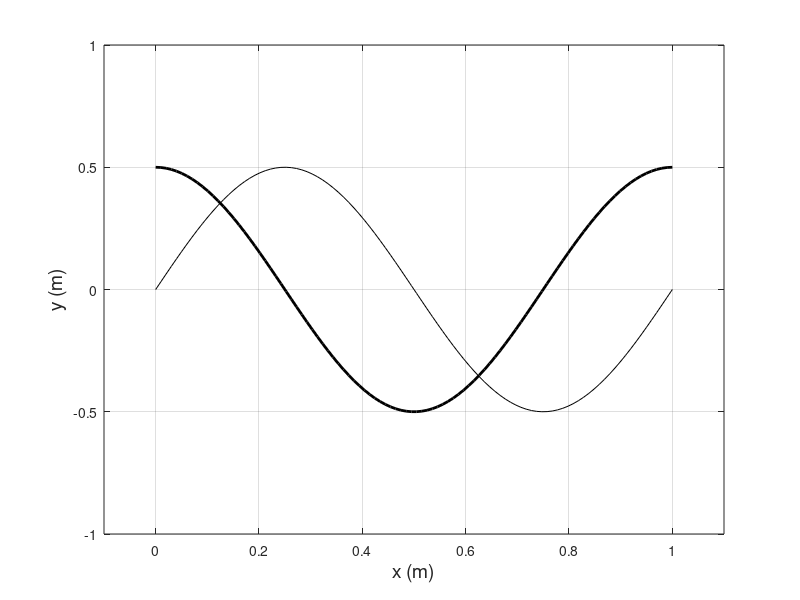

Here is the MATLAB script that generated this plot:
close all
x=linspace(0,1,100);
A=0.5;
phi=pi/2;
y1 = A*sin(2*pi*x);
y2 = A*sin(2*pi*x+phi);
plot(x,y1,'k',x,y2,'k','linewidth',2)
grid on
xlim([-0.1 1.1])
ylim([-1 1])
xlabel('x (m)','fontsize',14)
ylabel('y (m)','fontsize',14)
%axis equal
print -djpeg superposition.jpg
